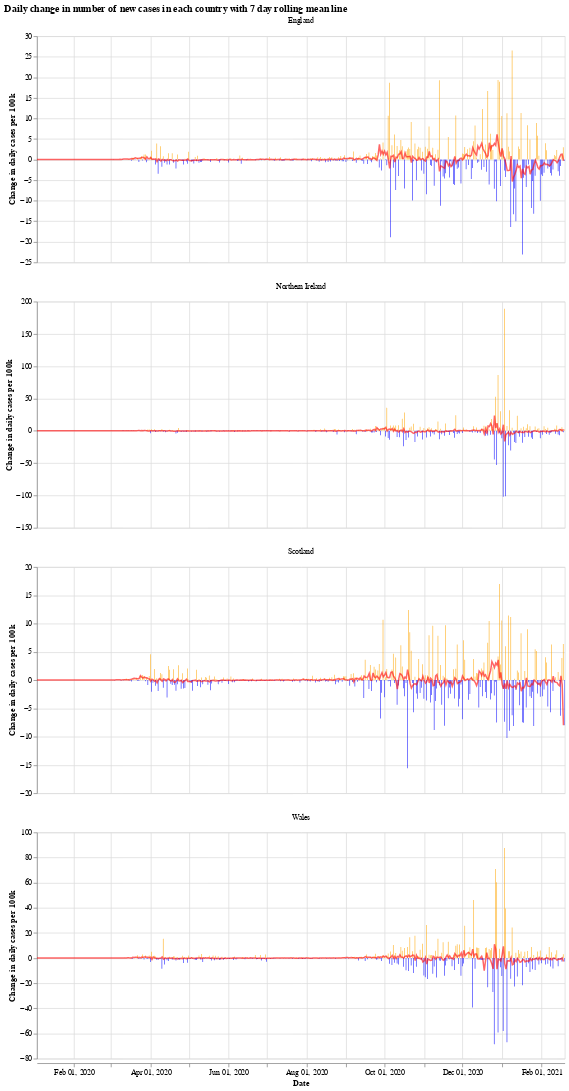

The code cell stored with this chart in its notebook:
### Markdown cell above
We will use the Python library `Altair` for visualising the data, see the [altair docs](https://altair-viz.github.io/) for more information.

First we have a graph which shows the daily change in the number of new cases for each country. This number jumps up and down all over the place, which is likely due to delay in reporting of new cases over the weekend. Another interesting thing is that it looks like the daily cases in Wales experienced a much shorter period of calm over the summer (calm in the sense of daily cases not jumping up and down).

The orange bars are days when the number of new cases (per 100k population) was more than the previous day, while the blue are days when the number of new cases dropped. The red line is the 7 day moving average. 

When the moving average line is below 0, it means that there is a consistent drop in new cases. We can see this clearly happening around the times that lockdowns were introduced (though, to varying degrees). I will update the graphs soon with a marker of when each lockdown started.

### Code cell
# collapse
import altair as alt

bars = alt.Chart(uk_cases).mark_bar().encode(
    x=alt.X("yearmonthdate(date):T", axis=alt.Axis(title='Date')),
    y=alt.Y("casesChangeRate:Q", axis=alt.Axis(title='Change in daily cases per 100k')),
    tooltip='casesChange',
    color=alt.condition(
        alt.datum.casesChangeRate > 0,
        alt.value("orange"),  # The positive color
        alt.value("blue")  # The negative color
    )
).properties(title='Daily change in number of new cases with 7 day rolling mean',width=700).interactive()

line = alt.Chart(uk_cases).mark_line(
    color='red',
    size=2,
    opacity=0.6
).transform_window(
    rolling_mean='mean(casesChangeRate)',
    frame=[0, 7],
    groupby=['areaName']
).encode(
    x='yearmonthdate(date):T',
    y='rolling_mean:Q'
)

alt.layer(bars, line, data=uk_cases).facet(alt.Column(
    'areaName', title=''), columns=1).resolve_scale(y='independent').properties(title='Daily change in number of new cases in each country with 7 day rolling mean line')

### Figure 1 — Vega-Lite specification as saved in the notebook (floating-point values rounded to 4 significant figures; data arrays with more than 128 entries replaced by an {"elided": "..."} marker saying what was removed)
{"config": {"view": {"continuousWidth": 400, "continuousHeight": 300}}, "data": {"name": "data-5151850870529aec5447c98a47d3e40d"}, "facet": {"type": "nominal", "field": "areaName", "title": ""}, "spec": {"layer": [{"mark": "bar", "encoding": {"color": {"condition": {"value": "orange", "test": "(datum.casesChangeRate > 0)"}, "value": "blue"}, "tooltip": {"type": "quantitative", "field": "casesChange"}, "x": {"type": "temporal", "axis": {"title": "Date"}, "field": "date", "timeUnit": "yearmonthdate"}, "y": {"type": "quantitative", "axis": {"title": "Change in daily cases per 100k"}, "field": "casesChangeRate"}}, "selection": {"selector001": {"type": "interval", "bind": "scales", "encodings": ["x", "y"]}}, "title": "Daily change in number of new cases with 7 day rolling mean", "width": 700}, {"mark": {"type": "line", "color": "red", "opacity": 0.6, "size": 2}, "encoding": {"x": {"type": "temporal", "field": "date", "timeUnit": "yearmonthdate"}, "y": {"type": "quantitative", "field": "rolling_mean"}}, "transform": [{"window": [{"op": "mean", "field": "casesChangeRate", "as": "rolling_mean"}], "frame": [0, 7], "groupby": ["areaName"]}]}]}, "columns": 1, "resolve": {"scale": {"y": "independent"}}, "title": "Daily change in number of new cases in each country with 7 day rolling mean line", "$schema": "https://vega.github.io/schema/vega-lite/v4.8.1.json", "datasets": {"data-5151850870529aec5447c98a47d3e40d": {"elided": "1652 records"}}}
